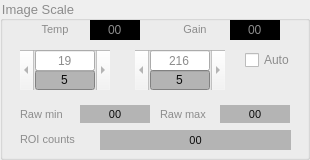
       <widget class="QGroupBox" name="GBOX_imscale">
        <property name="minimumSize">
         <size>
          <width>310</width>
          <height>160</height>
         </size>
        </property>
        <property name="maximumSize">
         <size>
          <width>310</width>
          <height>220</height>
         </size>
        </property>
        <property name="font">
         <font>
          <family>Arial</family>
          <pointsize>10</pointsize>
         </font>
        </property>
        <property name="styleSheet">
         <string notr="true">color:rgb(140, 140, 140)</string>
        </property>
        <property name="title">
         <string>Image Scale</string>
        </property>
        <widget class="QLabel" name="NON_gain">
         <property name="geometry">
          <rect>
           <x>170</x>
           <y>20</y>
           <width>50</width>
           <height>18</height>
          </rect>
         </property>
         <property name="font">
          <font>
           <pointsize>8</pointsize>
          </font>
         </property>
         <property name="styleSheet">
          <string notr="true"/>
         </property>
         <property name="text">
          <string>Gain</string>
         </property>
         <property name="alignment">
          <set>Qt::AlignCenter</set>
         </property>
         <property name="textInteractionFlags">
          <set>Qt::NoTextInteraction</set>
         </property>
        </widget>
        <widget class="QLabel" name="NON_raw_max">
         <property name="geometry">
          <rect>
           <x>160</x>
           <y>105</y>
           <width>71</width>
           <height>18</height>
          </rect>
         </property>
         <property name="font">
          <font>
           <pointsize>8</pointsize>
          </font>
         </property>
         <property name="styleSheet">
          <string notr="true"/>
         </property>
         <property name="text">
          <string>Raw max</string>
         </property>
         <property name="alignment">
          <set>Qt::AlignLeading|Qt::AlignLeft|Qt::AlignVCenter</set>
         </property>
         <property name="textInteractionFlags">
          <set>Qt::NoTextInteraction</set>
         </property>
        </widget>
        <widget class="QLabel" name="NON_temp">
         <property name="geometry">
          <rect>
           <x>30</x>
           <y>20</y>
           <width>50</width>
           <height>18</height>
          </rect>
         </property>
         <property name="font">
          <font>
           <pointsize>8</pointsize>
          </font>
         </property>
         <property name="styleSheet">
          <string notr="true"/>
         </property>
         <property name="text">
          <string>Temp</string>
         </property>
         <property name="alignment">
          <set>Qt::AlignCenter</set>
         </property>
         <property name="textInteractionFlags">
          <set>Qt::NoTextInteraction</set>
         </property>
        </widget>
        <widget class="QLabel" name="STATUS_raw_max">
         <property name="geometry">
          <rect>
           <x>220</x>
           <y>105</y>
           <width>70</width>
           <height>18</height>
          </rect>
         </property>
         <property name="font">
          <font>
           <pointsize>8</pointsize>
          </font>
         </property>
         <property name="styleSheet">
          <string notr="true">background-color:rgb(180, 180, 180); color:rgb(10, 10, 10)</string>
         </property>
         <property name="text">
          <string>00</string>
         </property>
         <property name="alignment">
          <set>Qt::AlignCenter</set>
         </property>
         <property name="textInteractionFlags">
          <set>Qt::NoTextInteraction</set>
         </property>
        </widget>
        <widget class="QLabel" name="NON_raw_min">
         <property name="geometry">
          <rect>
           <x>20</x>
           <y>105</y>
           <width>71</width>
           <height>18</height>
          </rect>
         </property>
         <property name="font">
          <font>
           <pointsize>8</pointsize>
          </font>
         </property>
         <property name="styleSheet">
          <string notr="true"/>
         </property>
         <property name="text">
          <string>Raw min</string>
         </property>
         <property name="alignment">
          <set>Qt::AlignLeading|Qt::AlignLeft|Qt::AlignVCenter</set>
         </property>
         <property name="textInteractionFlags">
          <set>Qt::NoTextInteraction</set>
         </property>
        </widget>
        <widget class="QLabel" name="STATUS_raw_min">
         <property name="geometry">
          <rect>
           <x>80</x>
           <y>105</y>
           <width>70</width>
           <height>18</height>
          </rect>
         </property>
         <property name="font">
          <font>
           <pointsize>8</pointsize>
          </font>
         </property>
         <property name="styleSheet">
          <string notr="true">background-color:rgb(180, 180, 180); color:rgb(10, 10, 10)</string>
         </property>
         <property name="text">
          <string>00</string>
         </property>
         <property name="alignment">
          <set>Qt::AlignCenter</set>
         </property>
         <property name="textInteractionFlags">
          <set>Qt::NoTextInteraction</set>
         </property>
        </widget>
        <widget class="QCheckBox" name="CBOX_auto">
         <property name="enabled">
          <bool>true</bool>
         </property>
         <property name="geometry">
          <rect>
           <x>245</x>
           <y>50</y>
           <width>50</width>
           <height>20</height>
          </rect>
         </property>
         <property name="styleSheet">
          <string notr="true">color:rgb(140, 140, 140)</string>
         </property>
         <property name="text">
          <string>Auto </string>
         </property>
        </widget>
        <widget class="QScrollBar" name="SLB_min">
         <property name="geometry">
          <rect>
           <x>20</x>
           <y>50</y>
           <width>90</width>
           <height>40</height>
          </rect>
         </property>
         <property name="minimum">
          <number>-500</number>
         </property>
         <property name="maximum">
          <number>500</number>
         </property>
         <property name="orientation">
          <enum>Qt::Horizontal</enum>
         </property>
        </widget>
        <widget class="QLineEdit" name="STATUS_min_unit">
         <property name="geometry">
          <rect>
           <x>35</x>
           <y>70</y>
           <width>60</width>
           <height>20</height>
          </rect>
         </property>
         <property name="styleSheet">
          <string notr="true">background-color:rgb(180, 180, 180); color:rgb(10, 10, 10)</string>
         </property>
         <property name="text">
          <string>5</string>
         </property>
         <property name="alignment">
          <set>Qt::AlignCenter</set>
         </property>
        </widget>
        <widget class="QLineEdit" name="LBL_min">
         <property name="geometry">
          <rect>
           <x>35</x>
           <y>50</y>
           <width>60</width>
           <height>21</height>
          </rect>
         </property>
         <property name="styleSheet">
          <string notr="true"/>
         </property>
         <property name="text">
          <string>19</string>
         </property>
         <property name="alignment">
          <set>Qt::AlignCenter</set>
         </property>
        </widget>
        <widget class="QLineEdit" name="LBL_max">
         <property name="geometry">
          <rect>
           <x>150</x>
           <y>50</y>
           <width>60</width>
           <height>21</height>
          </rect>
         </property>
         <property name="styleSheet">
          <string notr="true"/>
         </property>
         <property name="text">
          <string>216</string>
         </property>
         <property name="alignment">
          <set>Qt::AlignCenter</set>
         </property>
        </widget>
        <widget class="QLineEdit" name="STATUS_max_unit">
         <property name="geometry">
          <rect>
           <x>150</x>
           <y>70</y>
           <width>60</width>
           <height>20</height>
          </rect>
         </property>
         <property name="styleSheet">
          <string notr="true">background-color:rgb(180, 180, 180); color:rgb(10, 10, 10)</string>
         </property>
         <property name="text">
          <string>5</string>
         </property>
         <property name="alignment">
          <set>Qt::AlignCenter</set>
         </property>
        </widget>
        <widget class="QScrollBar" name="SLB_max">
         <property name="geometry">
          <rect>
           <x>135</x>
           <y>50</y>
           <width>90</width>
           <height>40</height>
          </rect>
         </property>
         <property name="minimum">
          <number>-500</number>
         </property>
         <property name="maximum">
          <number>500</number>
         </property>
         <property name="pageStep">
          <number>1</number>
         </property>
         <property name="orientation">
          <enum>Qt::Horizontal</enum>
         </property>
        </widget>
        <widget class="QLineEdit" name="LBL_gain">
         <property name="geometry">
          <rect>
           <x>230</x>
           <y>20</y>
           <width>50</width>
           <height>20</height>
          </rect>
         </property>
         <property name="font">
          <font>
           <family>Arial</family>
          </font>
         </property>
         <property name="styleSheet">
          <string notr="true">background-color:rgb(0, 0, 0);</string>
         </property>
         <property name="text">
          <string>00</string>
         </property>
         <property name="frame">
          <bool>false</bool>
         </property>
         <property name="alignment">
          <set>Qt::AlignCenter</set>
         </property>
        </widget>
        <widget class="QLineEdit" name="LBL_temp">
         <property name="geometry">
          <rect>
           <x>90</x>
           <y>20</y>
           <width>50</width>
           <height>20</height>
          </rect>
         </property>
         <property name="font">
          <font>
           <family>Arial</family>
          </font>
         </property>
         <property name="styleSheet">
          <string notr="true">background-color:rgb(0, 0, 0);</string>
         </property>
         <property name="text">
          <string>00</string>
         </property>
         <property name="frame">
          <bool>false</bool>
         </property>
         <property name="alignment">
          <set>Qt::AlignCenter</set>
         </property>
        </widget>
        <widget class="QLabel" name="STATUS_roi_avg">
         <property name="geometry">
          <rect>
           <x>100</x>
           <y>130</y>
           <width>191</width>
           <height>20</height>
          </rect>
         </property>
         <property name="font">
          <font>
           <pointsize>8</pointsize>
          </font>
         </property>
         <property name="styleSheet">
          <string notr="true">background-color:rgb(180, 180, 180); color:rgb(10, 10, 10)</string>
         </property>
         <property name="text">
          <string>00</string>
         </property>
         <property name="alignment">
          <set>Qt::AlignCenter</set>
         </property>
         <property name="textInteractionFlags">
          <set>Qt::NoTextInteraction</set>
         </property>
        </widget>
        <widget class="QLabel" name="NON_roi_avg">
         <property name="geometry">
          <rect>
           <x>20</x>
           <y>130</y>
           <width>71</width>
           <height>18</height>
          </rect>
         </property>
         <property name="font">
          <font>
           <pointsize>8</pointsize>
          </font>
         </property>
         <property name="styleSheet">
          <string notr="true"/>
         </property>
         <property name="text">
          <string>ROI counts</string>
         </property>
         <property name="alignment">
          <set>Qt::AlignLeading|Qt::AlignLeft|Qt::AlignVCenter</set>
         </property>
         <property name="textInteractionFlags">
          <set>Qt::NoTextInteraction</set>
         </property>
        </widget>
        <zorder>SLB_max</zorder>
        <zorder>NON_gain</zorder>
        <zorder>NON_raw_max</zorder>
        <zorder>NON_temp</zorder>
        <zorder>STATUS_raw_max</zorder>
        <zorder>NON_raw_min</zorder>
        <zorder>STATUS_raw_min</zorder>
        <zorder>CBOX_auto</zorder>
        <zorder>SLB_min</zorder>
        <zorder>STATUS_min_unit</zorder>
        <zorder>LBL_min</zorder>
        <zorder>LBL_max</zorder>
        <zorder>STATUS_max_unit</zorder>
        <zorder>LBL_gain</zorder>
        <zorder>LBL_temp</zorder>
        <zorder>STATUS_roi_avg</zorder>
        <zorder>NON_roi_avg</zorder>
       </widget>
